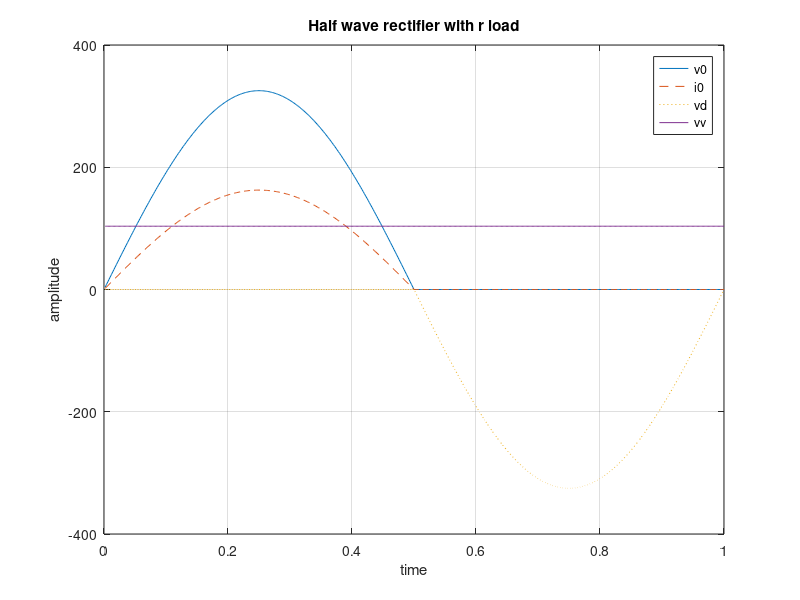

Here is the MATLAB script that generated this plot:
% Half wave rectifier with r load
clc;
clear;close all; 
f=500;
t=1/f:1/f:1;
x=sin(2*pi*t);
em=230*sqrt(2);
r=2;
es=em*sin(2*pi*t);
vO=es.*(es>=0);
iO=vO/r; 
vd=es-vO;
vdc=em/pi;
vv=ones(size(t))*vdc;
plot(t,es);
xlabel('time'); 
ylabel('amplitude');
plot(t,vO,'-',t,iO,'--',t, vd,':',t, vv);
xlabel ('time');
ylabel ('amplitude');
title ('Half wave rectifier with r load');
legend('v0','i0','vd','vv');
grid;

